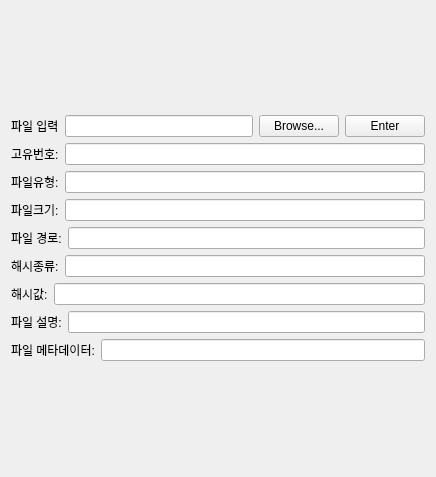
                  <widget class="QWidget" name="AI__scrollAreaWidgetContents">
                   <property name="geometry">
                    <rect>
                     <x>0</x>
                     <y>0</y>
                     <width>436</width>
                     <height>477</height>
                    </rect>
                   </property>
                   <layout class="QGridLayout" name="gridLayout_11">
                    <item row="0" column="0">
                     <layout class="QVBoxLayout" name="AI_other_files__verticalLayout_1">
                      <item>
                       <layout class="QHBoxLayout" name="AI_other_files_file_browse__horizontalLayout_1">
                        <item>
                         <widget class="QLabel" name="AI_other_files_file_browse__label_1">
                          <property name="text">
                           <string>파일 입력</string>
                          </property>
                         </widget>
                        </item>
                        <item>
                         <widget class="QLineEdit" name="AI_other_files_file_browse__lineEdit_1"/>
                        </item>
                        <item>
                         <widget class="QPushButton" name="AI_other_files_file_browse__browseButton_1">
                          <property name="text">
                           <string>Browse...</string>
                          </property>
                         </widget>
                        </item>
                        <item>
                         <widget class="QPushButton" name="AI_other_files_file_browse__enterButton_1">
                          <property name="text">
                           <string>Enter</string>
                          </property>
                         </widget>
                        </item>
                       </layout>
                      </item>
                      <item>
                       <layout class="QHBoxLayout" name="AI_other_files_id__horizontalLayout_1">
                        <item>
                         <widget class="QLabel" name="AI_other_files_id__label_1">
                          <property name="text">
                           <string>고유번호:</string>
                          </property>
                         </widget>
                        </item>
                        <item>
                         <widget class="QLineEdit" name="AI_other_files_id__lineEdit_1"/>
                        </item>
                       </layout>
                      </item>
                      <item>
                       <layout class="QHBoxLayout" name="AI_other_files_type__horizontalLayout_1">
                        <item>
                         <widget class="QLabel" name="AI_other_files_type__label_1">
                          <property name="text">
                           <string>파일유형:</string>
                          </property>
                         </widget>
                        </item>
                        <item>
                         <widget class="QLineEdit" name="AI_other_files_type__lineEdit_1"/>
                        </item>
                       </layout>
                      </item>
                      <item>
                       <layout class="QHBoxLayout" name="AI_other_files_file_size__horizontalLayout_1">
                        <item>
                         <widget class="QLabel" name="AI_other_files_file_size__label_1">
                          <property name="text">
                           <string>파일크기:</string>
                          </property>
                         </widget>
                        </item>
                        <item>
                         <widget class="QLineEdit" name="AI_other_files_file_size__lineEdit_1"/>
                        </item>
                       </layout>
                      </item>
                      <item>
                       <layout class="QHBoxLayout" name="AI_other_files_file_path__horizontalLayout_1">
                        <item>
                         <widget class="QLabel" name="AI_other_files_file_path__label_1">
                          <property name="text">
                           <string>파일 경로:</string>
                          </property>
                         </widget>
                        </item>
                        <item>
                         <widget class="QLineEdit" name="AI_other_files_file_path__lineEdit_1"/>
                        </item>
                       </layout>
                      </item>
                      <item>
                       <layout class="QHBoxLayout" name="AI_other_files_file_hash_type__horizontalLayout_1">
                        <item>
                         <widget class="QLabel" name="AI_other_files_file_hash_type__label_1">
                          <property name="text">
                           <string>해시종류:</string>
                          </property>
                         </widget>
                        </item>
                        <item>
                         <widget class="QLineEdit" name="AI_other_files_file_hash_type__lineEdit_1"/>
                        </item>
                       </layout>
                      </item>
                      <item>
                       <layout class="QHBoxLayout" name="AI_other_files_file_hash_value__horizontalLayout_1">
                        <item>
                         <widget class="QLabel" name="AI_other_files_file_hash_value__label_1">
                          <property name="text">
                           <string>해시값:</string>
                          </property>
                         </widget>
                        </item>
                        <item>
                         <widget class="QLineEdit" name="AI_other_files_file_hash_value__lineEdit_1"/>
                        </item>
                       </layout>
                      </item>
                      <item>
                       <layout class="QHBoxLayout" name="AI_other_files_file_description__horizontalLayout_1">
                        <item>
                         <widget class="QLabel" name="AI_other_files_file_description__label_1">
                          <property name="text">
                           <string>파일 설명:</string>
                          </property>
                         </widget>
                        </item>
                        <item>
                         <widget class="QLineEdit" name="AI_other_files_file_description__lineEdit_1"/>
                        </item>
                       </layout>
                      </item>
                      <item>
                       <layout class="QHBoxLayout" name="AI_other_files_file_metadata__horizontalLayout_1">
                        <item>
                         <widget class="QLabel" name="AI_other_files_file_metadata__label_1">
                          <property name="text">
                           <string>파일 메타데이터:</string>
                          </property>
                         </widget>
                        </item>
                        <item>
                         <widget class="QLineEdit" name="AI_other_files_file_metadata__lineEdit_1"/>
                        </item>
                       </layout>
                      </item>
                     </layout>
                    </item>
                   </layout>
                  </widget>
